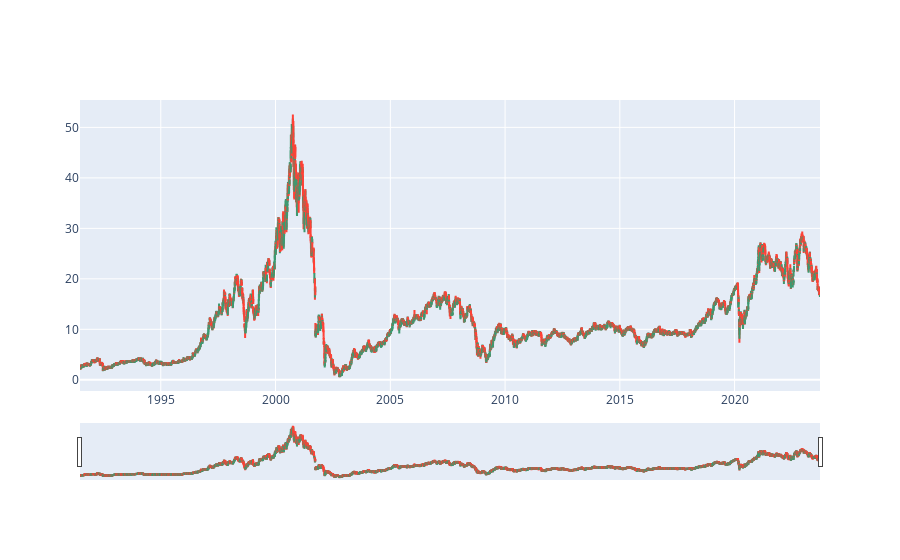

The notebook cell this image was saved under:
### Code cell
plot_candle_stick(df)

### Figure 1 — Plotly figure (JSON) as saved in the notebook; plotly's stock layout.template omitted (floating-point values rounded to 4 significant figures; data arrays with more than 128 entries replaced by an {"elided": "..."} marker saying what was removed)
{"data": [{"close": {"elided": "8121 float values"}, "high": {"elided": "8121 float values"}, "low": {"elided": "8121 float values"}, "open": {"elided": "8121 float values"}, "type": "candlestick", "x": {"elided": "8121 str values"}}], "layout": {}}
